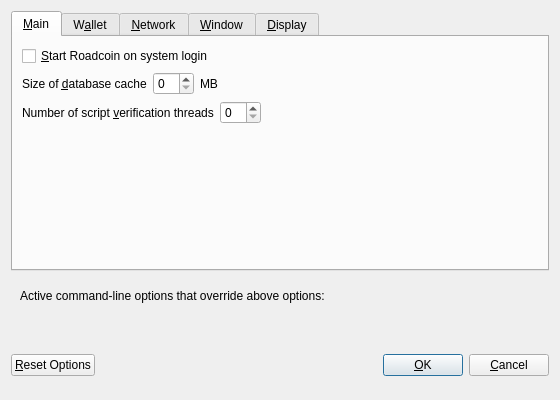
<?xml version="1.0" encoding="UTF-8"?>
<ui version="4.0">
 <class>OptionsDialog</class>
 <widget class="QDialog" name="OptionsDialog">
  <property name="geometry">
   <rect>
    <x>0</x>
    <y>0</y>
    <width>560</width>
    <height>400</height>
   </rect>
  </property>
  <property name="windowTitle">
   <string>Options</string>
  </property>
  <property name="modal">
   <bool>true</bool>
  </property>
  <layout class="QVBoxLayout" name="verticalLayout">
   <item>
    <widget class="QTabWidget" name="tabWidget">
     <property name="currentIndex">
      <number>0</number>
     </property>
     <widget class="QWidget" name="tabMain">
      <attribute name="title">
       <string>&amp;Main</string>
      </attribute>
      <layout class="QVBoxLayout" name="verticalLayout_Main">
       <item>
        <widget class="QCheckBox" name="bitcoinAtStartup">
         <property name="toolTip">
          <string>Automatically start Roadcoin after logging in to the system.</string>
         </property>
         <property name="text">
          <string>&amp;Start Roadcoin on system login</string>
         </property>
        </widget>
       </item>
       <item>
        <layout class="QHBoxLayout" name="horizontalLayout_2_Main">
         <item>
          <widget class="QLabel" name="databaseCacheLabel">
           <property name="text">
            <string>Size of &amp;database cache</string>
           </property>
           <property name="textFormat">
            <enum>Qt::PlainText</enum>
           </property>
           <property name="buddy">
            <cstring>databaseCache</cstring>
           </property>
          </widget>
         </item>
         <item>
          <widget class="QSpinBox" name="databaseCache"/>
         </item>
         <item>
          <widget class="QLabel" name="databaseCacheUnitLabel">
           <property name="text">
            <string>MB</string>
           </property>
           <property name="textFormat">
            <enum>Qt::PlainText</enum>
           </property>
          </widget>
         </item>
         <item>
          <spacer name="horizontalSpacer_2_Main">
           <property name="orientation">
            <enum>Qt::Horizontal</enum>
           </property>
           <property name="sizeHint" stdset="0">
            <size>
             <width>40</width>
             <height>20</height>
            </size>
           </property>
          </spacer>
         </item>
        </layout>
       </item>
       <item>
        <layout class="QHBoxLayout" name="horizontalLayout_3_Main">
         <item>
          <widget class="QLabel" name="threadsScriptVerifLabel">
           <property name="text">
            <string>Number of script &amp;verification threads</string>
           </property>
           <property name="textFormat">
            <enum>Qt::PlainText</enum>
           </property>
           <property name="buddy">
            <cstring>threadsScriptVerif</cstring>
           </property>
          </widget>
         </item>
         <item>
          <widget class="QSpinBox" name="threadsScriptVerif">
           <property name="toolTip">
            <string>(0 = auto, &lt;0 = leave that many cores free)</string>
           </property>
          </widget>
         </item>
         <item>
          <spacer name="horizontalSpacer_3_Main">
           <property name="orientation">
            <enum>Qt::Horizontal</enum>
           </property>
           <property name="sizeHint" stdset="0">
            <size>
             <width>40</width>
             <height>20</height>
            </size>
           </property>
          </spacer>
         </item>
        </layout>
       </item>
       <item>
        <spacer name="verticalSpacer_Main">
         <property name="orientation">
          <enum>Qt::Vertical</enum>
         </property>
         <property name="sizeHint" stdset="0">
          <size>
           <width>20</width>
           <height>40</height>
          </size>
         </property>
        </spacer>
       </item>
      </layout>
     </widget>
     <widget class="QWidget" name="tabWallet">
      <attribute name="title">
       <string>W&amp;allet</string>
      </attribute>
      <layout class="QVBoxLayout" name="verticalLayout_Wallet">
       <item>
        <widget class="QLabel" name="transactionFeeInfoLabel">
         <property name="text">
          <string>Optional transaction fee per kB that helps make sure your transactions are processed quickly. Most transactions are 1 kB.</string>
         </property>
         <property name="textFormat">
          <enum>Qt::PlainText</enum>
         </property>
         <property name="wordWrap">
          <bool>true</bool>
         </property>
        </widget>
       </item>
       <item>
        <layout class="QHBoxLayout" name="horizontalLayout_1_Wallet">
         <item>
          <widget class="QLabel" name="transactionFeeLabel">
           <property name="text">
            <string>Pay transaction &amp;fee</string>
           </property>
           <property name="textFormat">
            <enum>Qt::PlainText</enum>
           </property>
           <property name="buddy">
            <cstring>transactionFee</cstring>
           </property>
          </widget>
         </item>
         <item>
          <widget class="BitcoinAmountField" name="transactionFee"/>
         </item>
         <item>
          <spacer name="horizontalSpacer_1_Wallet">
           <property name="orientation">
            <enum>Qt::Horizontal</enum>
           </property>
           <property name="sizeHint" stdset="0">
            <size>
             <width>40</width>
             <height>20</height>
            </size>
           </property>
          </spacer>
         </item>
        </layout>
       </item>
       <item>
        <spacer name="verticalSpacer_Wallet">
         <property name="orientation">
          <enum>Qt::Vertical</enum>
         </property>
         <property name="sizeHint" stdset="0">
          <size>
           <width>20</width>
           <height>40</height>
          </size>
         </property>
        </spacer>
       </item>
       <item>
        <widget class="QGroupBox" name="groupBox">
         <property name="title">
          <string>Expert</string>
         </property>
         <layout class="QVBoxLayout" name="verticalLayout_2">
          <item>
           <widget class="QCheckBox" name="coinControlFeatures">
            <property name="toolTip">
             <string>Whether to show coin control features or not.</string>
            </property>
            <property name="text">
             <string>Enable coin &amp;control features</string>
            </property>
           </widget>
          </item>
          <item>
           <widget class="QCheckBox" name="spendZeroConfChange">
            <property name="toolTip">
             <string>If you disable the spending of unconfirmed change, the change from a transaction cannot be used until that transaction has at least one confirmation. This also affects how your balance is computed.</string>
            </property>
            <property name="text">
             <string>&amp;Spend unconfirmed change</string>
            </property>
           </widget>
          </item>
         </layout>
        </widget>
       </item>
      </layout>
     </widget>
     <widget class="QWidget" name="tabNetwork">
      <attribute name="title">
       <string>&amp;Network</string>
      </attribute>
      <layout class="QVBoxLayout" name="verticalLayout_Network">
       <item>
        <widget class="QCheckBox" name="mapPortUpnp">
         <property name="toolTip">
          <string>Automatically open the Roadcoin client port on the router. This only works when your router supports UPnP and it is enabled.</string>
         </property>
         <property name="text">
          <string>Map port using &amp;UPnP</string>
         </property>
        </widget>
       </item>
       <item>
        <widget class="QCheckBox" name="connectSocks">
         <property name="toolTip">
          <string>Connect to the Roadcoin network through a SOCKS proxy.</string>
         </property>
         <property name="text">
          <string>&amp;Connect through SOCKS proxy (default proxy):</string>
         </property>
        </widget>
       </item>
       <item>
        <layout class="QHBoxLayout" name="horizontalLayout_1_Network">
         <item>
          <widget class="QLabel" name="proxyIpLabel">
           <property name="text">
            <string>Proxy &amp;IP:</string>
           </property>
           <property name="textFormat">
            <enum>Qt::PlainText</enum>
           </property>
           <property name="buddy">
            <cstring>proxyIp</cstring>
           </property>
          </widget>
         </item>
         <item>
          <widget class="QValidatedLineEdit" name="proxyIp">
           <property name="minimumSize">
            <size>
             <width>140</width>
             <height>0</height>
            </size>
           </property>
           <property name="maximumSize">
            <size>
             <width>140</width>
             <height>16777215</height>
            </size>
           </property>
           <property name="toolTip">
            <string>IP address of the proxy (e.g. IPv4: 127.0.0.1 / IPv6: ::1)</string>
           </property>
          </widget>
         </item>
         <item>
          <widget class="QLabel" name="proxyPortLabel">
           <property name="text">
            <string>&amp;Port:</string>
           </property>
           <property name="textFormat">
            <enum>Qt::PlainText</enum>
           </property>
           <property name="buddy">
            <cstring>proxyPort</cstring>
           </property>
          </widget>
         </item>
         <item>
          <widget class="QLineEdit" name="proxyPort">
           <property name="minimumSize">
            <size>
             <width>55</width>
             <height>0</height>
            </size>
           </property>
           <property name="maximumSize">
            <size>
             <width>55</width>
             <height>16777215</height>
            </size>
           </property>
           <property name="toolTip">
            <string>Port of the proxy (e.g. 9050)</string>
           </property>
          </widget>
         </item>
         <item>
          <widget class="QLabel" name="socksVersionLabel">
           <property name="text">
            <string>SOCKS &amp;Version:</string>
           </property>
           <property name="textFormat">
            <enum>Qt::PlainText</enum>
           </property>
           <property name="buddy">
            <cstring>socksVersion</cstring>
           </property>
          </widget>
         </item>
         <item>
          <widget class="QValueComboBox" name="socksVersion">
           <property name="toolTip">
            <string>SOCKS version of the proxy (e.g. 5)</string>
           </property>
          </widget>
         </item>
         <item>
          <spacer name="horizontalSpacer_1_Network">
           <property name="orientation">
            <enum>Qt::Horizontal</enum>
           </property>
           <property name="sizeHint" stdset="0">
            <size>
             <width>40</width>
             <height>20</height>
            </size>
           </property>
          </spacer>
         </item>
        </layout>
       </item>
       <item>
        <spacer name="verticalSpacer_Network">
         <property name="orientation">
          <enum>Qt::Vertical</enum>
         </property>
         <property name="sizeHint" stdset="0">
          <size>
           <width>20</width>
           <height>40</height>
          </size>
         </property>
        </spacer>
       </item>
      </layout>
     </widget>
     <widget class="QWidget" name="tabWindow">
      <attribute name="title">
       <string>&amp;Window</string>
      </attribute>
      <layout class="QVBoxLayout" name="verticalLayout_Window">
       <item>
        <widget class="QCheckBox" name="minimizeToTray">
         <property name="toolTip">
          <string>Show only a tray icon after minimizing the window.</string>
         </property>
         <property name="text">
          <string>&amp;Minimize to the tray instead of the taskbar</string>
         </property>
        </widget>
       </item>
       <item>
        <widget class="QCheckBox" name="minimizeOnClose">
         <property name="toolTip">
          <string>Minimize instead of exit the application when the window is closed. When this option is enabled, the application will be closed only after selecting Quit in the menu.</string>
         </property>
         <property name="text">
          <string>M&amp;inimize on close</string>
         </property>
        </widget>
       </item>
       <item>
        <spacer name="verticalSpacer_Window">
         <property name="orientation">
          <enum>Qt::Vertical</enum>
         </property>
         <property name="sizeHint" stdset="0">
          <size>
           <width>20</width>
           <height>40</height>
          </size>
         </property>
        </spacer>
       </item>
      </layout>
     </widget>
     <widget class="QWidget" name="tabDisplay">
      <attribute name="title">
       <string>&amp;Display</string>
      </attribute>
      <layout class="QVBoxLayout" name="verticalLayout_Display">
       <item>
        <layout class="QHBoxLayout" name="horizontalLayout_1_Display">
         <item>
          <widget class="QLabel" name="langLabel">
           <property name="text">
            <string>User Interface &amp;language:</string>
           </property>
           <property name="textFormat">
            <enum>Qt::PlainText</enum>
           </property>
           <property name="buddy">
            <cstring>lang</cstring>
           </property>
          </widget>
         </item>
         <item>
          <widget class="QValueComboBox" name="lang">
           <property name="toolTip">
            <string>The user interface language can be set here. This setting will take effect after restarting Roadcoin.</string>
           </property>
          </widget>
         </item>
        </layout>
       </item>
       <item>
        <layout class="QHBoxLayout" name="horizontalLayout_2_Display">
         <item>
          <widget class="QLabel" name="unitLabel">
           <property name="text">
            <string>&amp;Unit to show amounts in:</string>
           </property>
           <property name="textFormat">
            <enum>Qt::PlainText</enum>
           </property>
           <property name="buddy">
            <cstring>unit</cstring>
           </property>
          </widget>
         </item>
         <item>
          <widget class="QValueComboBox" name="unit">
           <property name="toolTip">
            <string>Choose the default subdivision unit to show in the interface and when sending coins.</string>
           </property>
          </widget>
         </item>
        </layout>
       </item>
       <item>
        <widget class="QCheckBox" name="displayAddresses">
         <property name="toolTip">
          <string>Whether to show Roadcoin addresses in the transaction list or not.</string>
         </property>
         <property name="text">
          <string>&amp;Display addresses in transaction list</string>
         </property>
        </widget>
       </item>
       <item>
        <layout class="QHBoxLayout" name="horizontalLayout_3_Display">
         <item>
          <widget class="QLabel" name="thirdPartyTxUrlsLabel">
           <property name="toolTip">
            <string>Third party URLs (e.g. a block explorer) that appear in the transactions tab as context menu items. %s in the URL is replaced by transaction hash. Multiple URLs are separated by vertical bar |.</string>
           </property>
           <property name="text">
            <string>Third party transaction URLs</string>
           </property>
           <property name="buddy">
            <cstring>thirdPartyTxUrls</cstring>
           </property>
          </widget>
         </item>
         <item>
          <widget class="QLineEdit" name="thirdPartyTxUrls">
           <property name="toolTip">
            <string>Third party URLs (e.g. a block explorer) that appear in the transactions tab as context menu items. %s in the URL is replaced by transaction hash. Multiple URLs are separated by vertical bar |.</string>
           </property>
          </widget>
         </item>
        </layout>
       </item>
       <item>
        <spacer name="verticalSpacer_Display">
         <property name="orientation">
          <enum>Qt::Vertical</enum>
         </property>
         <property name="sizeHint" stdset="0">
          <size>
           <width>20</width>
           <height>40</height>
          </size>
         </property>
        </spacer>
       </item>
      </layout>
     </widget>
    </widget>
   </item>
   <item>
    <widget class="QFrame" name="frame">
     <layout class="QVBoxLayout" name="verticalLayout_Bottom">
      <item>
       <layout class="QHBoxLayout" name="horizontalLayout_Bottom">
        <item>
         <widget class="QLabel" name="overriddenByCommandLineInfoLabel">
          <property name="text">
           <string>Active command-line options that override above options:</string>
          </property>
          <property name="textFormat">
           <enum>Qt::PlainText</enum>
          </property>
         </widget>
        </item>
        <item>
         <spacer name="horizontalSpacer_Bottom">
          <property name="orientation">
           <enum>Qt::Horizontal</enum>
          </property>
          <property name="sizeHint" stdset="0">
           <size>
            <width>40</width>
            <height>20</height>
           </size>
          </property>
         </spacer>
        </item>
       </layout>
      </item>
      <item>
       <widget class="QLabel" name="overriddenByCommandLineLabel">
        <property name="text">
         <string/>
        </property>
        <property name="textFormat">
         <enum>Qt::PlainText</enum>
        </property>
        <property name="wordWrap">
         <bool>true</bool>
        </property>
       </widget>
      </item>
     </layout>
    </widget>
   </item>
   <item>
    <layout class="QHBoxLayout" name="horizontalLayout_Buttons">
     <item>
      <widget class="QPushButton" name="resetButton">
       <property name="toolTip">
        <string>Reset all client options to default.</string>
       </property>
       <property name="text">
        <string>&amp;Reset Options</string>
       </property>
       <property name="autoDefault">
        <bool>false</bool>
       </property>
      </widget>
     </item>
     <item>
      <spacer name="horizontalSpacer_1">
       <property name="orientation">
        <enum>Qt::Horizontal</enum>
       </property>
       <property name="sizeHint" stdset="0">
        <size>
         <width>40</width>
         <height>48</height>
        </size>
       </property>
      </spacer>
     </item>
     <item>
      <widget class="QLabel" name="statusLabel">
       <property name="minimumSize">
        <size>
         <width>200</width>
         <height>0</height>
        </size>
       </property>
       <property name="font">
        <font>
         <weight>75</weight>
         <bold>true</bold>
        </font>
       </property>
       <property name="text">
        <string/>
       </property>
       <property name="textFormat">
        <enum>Qt::PlainText</enum>
       </property>
       <property name="wordWrap">
        <bool>true</bool>
       </property>
      </widget>
     </item>
     <item>
      <spacer name="horizontalSpacer_2">
       <property name="orientation">
        <enum>Qt::Horizontal</enum>
       </property>
       <property name="sizeHint" stdset="0">
        <size>
         <width>40</width>
         <height>48</height>
        </size>
       </property>
      </spacer>
     </item>
     <item>
      <widget class="QPushButton" name="okButton">
       <property name="text">
        <string>&amp;OK</string>
       </property>
      </widget>
     </item>
     <item>
      <widget class="QPushButton" name="cancelButton">
       <property name="text">
        <string>&amp;Cancel</string>
       </property>
       <property name="autoDefault">
        <bool>false</bool>
       </property>
      </widget>
     </item>
    </layout>
   </item>
  </layout>
 </widget>
 <customwidgets>
  <customwidget>
   <class>BitcoinAmountField</class>
   <extends>QLineEdit</extends>
   <header>bitcoinamountfield.h</header>
   <container>1</container>
  </customwidget>
  <customwidget>
   <class>QValidatedLineEdit</class>
   <extends>QLineEdit</extends>
   <header>qvalidatedlineedit.h</header>
  </customwidget>
  <customwidget>
   <class>QValueComboBox</class>
   <extends>QComboBox</extends>
   <header>qvaluecombobox.h</header>
  </customwidget>
 </customwidgets>
 <resources/>
 <connections/>
</ui>
